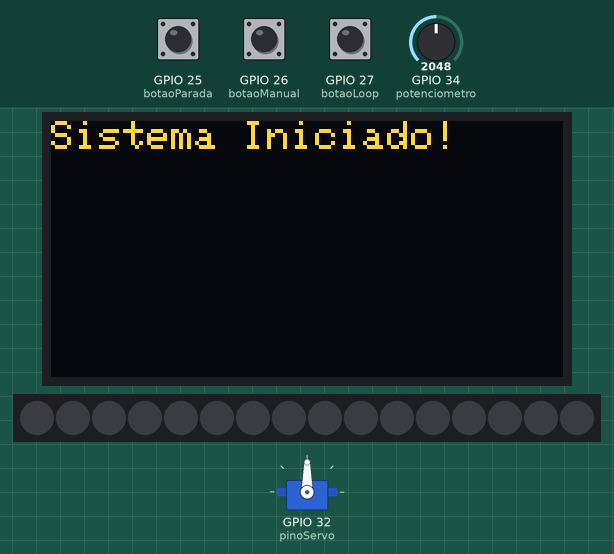
Simulated run of this sketch. Board: ESP32. Parts: 128×64 one-colour display, servo, 16 RGB LEDs in strip order, left to right. The inputs (shaded band) are chosen by the test bench; at power-on: GPIO 27 (botaoLoop) HIGH, GPIO 25 (botaoParada) HIGH, GPIO 26 (botaoManual) HIGH, GPIO 34 (potenciometro) = 2048 (analog values on the 0–4095 scale). The OLED is the two-colour kind (top 16 rows yellow).

Above: at 3.2 s.
3.3 s: GPIO 27 (botaoLoop) pulled LOW for 0.15 s
At 3.54 s:
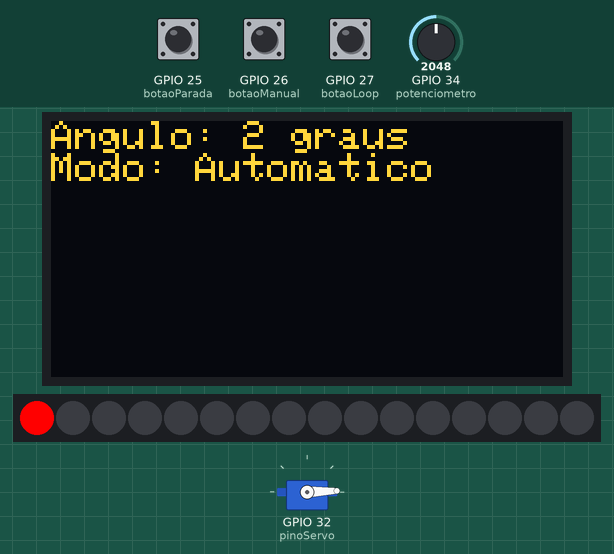
4.0 s: GPIO 25 (botaoParada) pulled LOW for 0.15 s
At 4.9 s:
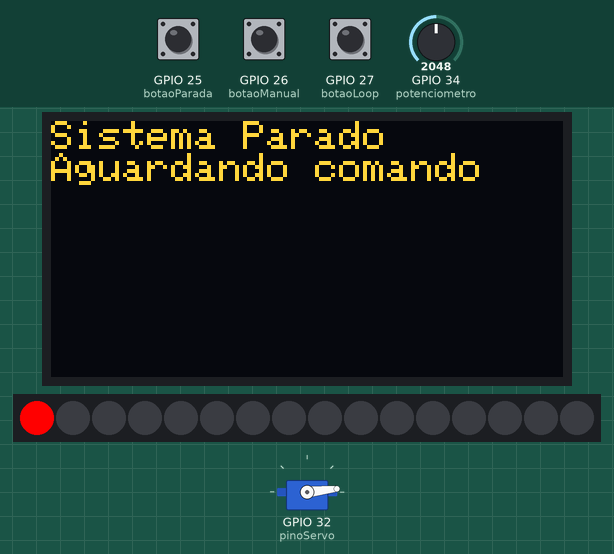
5.6 s: GPIO 26 (botaoManual) pulled LOW for 1 s
At 7.6 s:
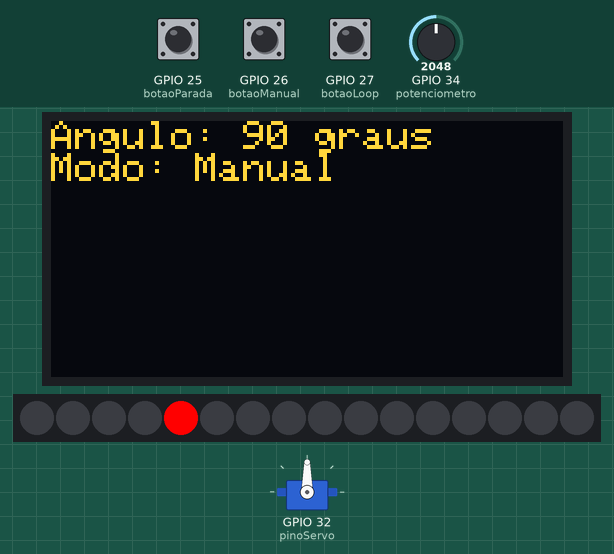
8.1 s: GPIO 27 (botaoLoop) pulled LOW for 1 s
At 8.76 s:
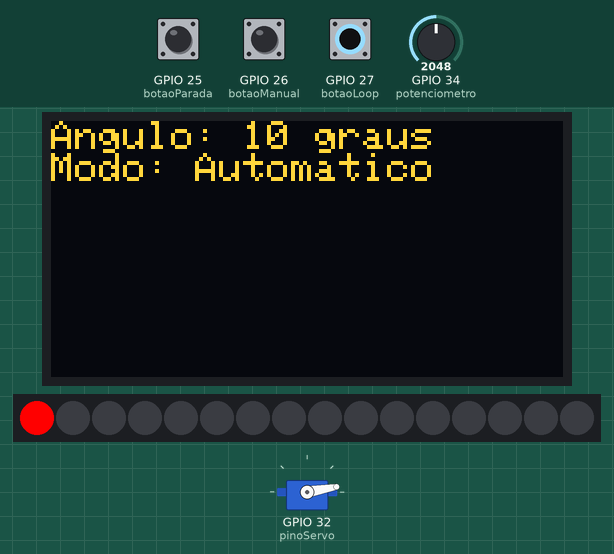
9.7 s: GPIO 25 (botaoParada) pulled LOW for 1 s
At 9.7 s:
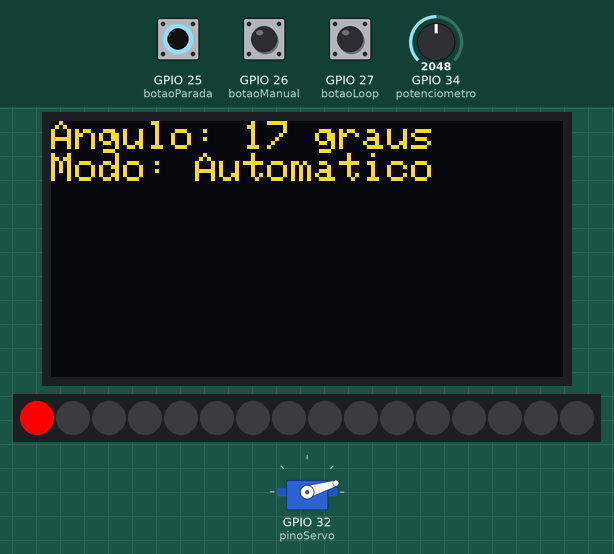
12.2 s: GPIO 27 (botaoLoop) pulled LOW for 0.15 s
At 12.56 s:
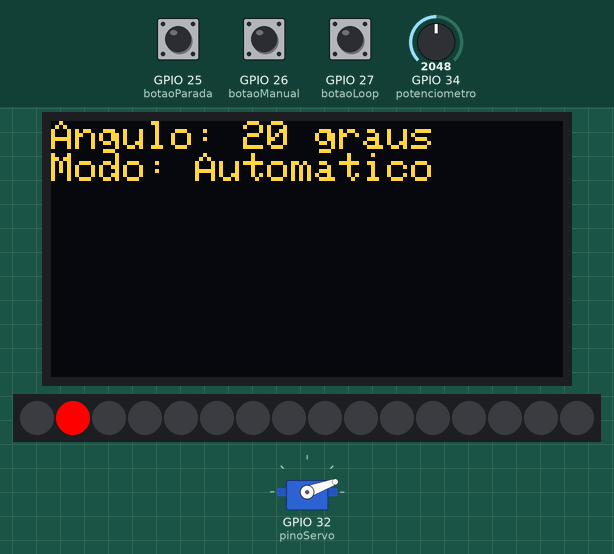
Timing chart, 0 to 16.6 s (numbered marks = the images above; inputs shaded):
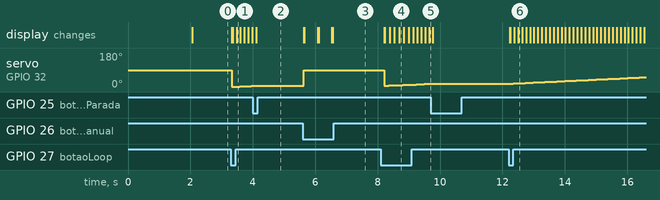

The sketch:

sketch.ino
```cpp
#include <Wire.h>                // Biblioteca para comunicação I2C
#include <Adafruit_GFX.h>        // Biblioteca para gráficos
#include <Adafruit_SSD1306.h>    // Biblioteca para o display OLED
#include <ESP32Servo.h>          // Biblioteca para controle de servo no ESP32
#include <Adafruit_NeoPixel.h>   // Biblioteca para controle do LED Ring

// Configurações do display OLED
#define SCREEN_WIDTH 128         // Largura do display OLED
#define SCREEN_HEIGHT 64         // Altura do display OLED
#define OLED_RESET -1            // Não é necessário resetar o OLED no ESP32
Adafruit_SSD1306 display(SCREEN_WIDTH, SCREEN_HEIGHT, &Wire, OLED_RESET);

// Configuração do servo motor
Servo meuServo;
const int pinoServo = 32; // Pino onde o sinal do servo está conectado (GPIO 32)

// Configuração dos pinos de botões e potenciômetro
const int botaoLoop = 27;       // Botão para iniciar o modo automático
const int botaoManual = 26;     // Botão para iniciar o modo manual
const int botaoParada = 25;     // Botão para parar o sistema
const int potenciometro = 34;   // Pino ADC do potenciômetro (entrada analógica)

// Configuração do LED Ring
#define LED_PIN 33               // Pino de controle de dados para o LED Ring
#define NUM_LEDS 16              // Quantidade de LEDs no LED Ring
Adafruit_NeoPixel strip = Adafruit_NeoPixel(NUM_LEDS, LED_PIN, NEO_GRB + NEO_KHZ800);

// Variáveis de controle do estado do sistema
int angulo = 0;                // Ângulo atual do servo
bool aumentando = true;        // Indica se o servo está aumentando ou diminuindo o ângulo
bool modoAutomatico = false;   // Indica se o sistema está no modo automático
bool modoManual = false;       // Indica se o sistema está no modo manual
bool sistemaParado = true;     // Indica se o sistema está parado

void setup() {
  // Inicia a comunicação serial para debug
  Serial.begin(115200);

  // Configura os botões como entradas com pull-up interno
  pinMode(botaoLoop, INPUT_PULLUP);
  pinMode(botaoManual, INPUT_PULLUP);
  pinMode(botaoParada, INPUT_PULLUP);

  // Configura o ADC para o potenciômetro (resolução de 12 bits, valor entre 0 e 4095)
  analogReadResolution(12);

  // Configura a comunicação I2C com os pinos SDA e SCL
  Wire.begin(21, 22); // SDA = 21, SCL = 22

  // Inicializa o display OLED no endereço I2C 0x3C
  if (!display.begin(SSD1306_SWITCHCAPVCC, 0x3C)) {
    Serial.println(F("Falha ao iniciar o display SSD1306"));
    for (;;); // Loop infinito se o display não for detectado
  }

  exibirMensagem("Sistema Iniciado!");
  delay(2000); // Pausa para exibir a mensagem inicial

  // Inicializa o servo no pino definido
  meuServo.attach(pinoServo, 500, 2500);

  // Inicializa o LED Ring
  strip.begin();
  strip.show();
}

void loop() {
  // Verifica o estado dos botões
  if (digitalRead(botaoParada) == LOW) pararSistema();
  if (digitalRead(botaoLoop) == LOW) iniciarModoAutomatico();
  if (digitalRead(botaoManual) == LOW) iniciarModoManual();

  // Executa o controle do servo de acordo com o modo selecionado
  if (modoAutomatico && !sistemaParado) moverServoAutomatico();
  if (modoManual && !sistemaParado) moverServoManual();
}

void pararSistema() {
  // Para o funcionamento do sistema
  modoAutomatico = false;
  modoManual = false;
  sistemaParado = true;
  mostrarNoDisplay("Sistema Parado", "Aguardando comando");
  meuServo.detach(); // Desliga o controle do servo
}

void iniciarModoAutomatico() {
  modoAutomatico = true;
  modoManual = false;
  sistemaParado = false;
  mostrarNoDisplay("Modo Automatico", "Iniciado");
  meuServo.attach(pinoServo, 500, 2500); // Reanexa o controle do servo
}

void iniciarModoManual() {
  modoAutomatico = false;
  modoManual = true;
  sistemaParado = false;
  mostrarNoDisplay("Modo Manual", "Use o Potenciometro");
  meuServo.attach(pinoServo, 500, 2500); // Reanexa o controle do servo
}

void moverServoAutomatico() {
  // Faz o servo se mover automaticamente de 0° a 180° e depois de volta para 0°
  if (aumentando) {
    angulo++;
    if (angulo >= 180) {
      delay(1000); // Pausa de 1 segundo ao atingir 180°
      aumentando = false;
    }
  } else {
    angulo--;
    if (angulo <= 0) {
      delay(1000); // Pausa de 1 segundo ao atingir 0°
      aumentando = true;
    }
  }

  meuServo.write(angulo);
  controlarLED(angulo);
  mostrarNoDisplay("Angulo: " + String(angulo) + " graus", "Modo: Automatico");
  delay(aumentando ? 100 : 200);
}

void moverServoManual() {
  // Controla o ângulo do servo com base no potenciômetro
  int valorPotenciometro = analogRead(potenciometro);
  int angulo = map(valorPotenciometro, 0, 4095, 0, 180);
  meuServo.write(angulo);
  controlarLED(angulo);
  mostrarNoDisplay("Angulo: " + String(angulo) + " graus", "Modo: Manual");
  delay(100);
}

void controlarLED(int angulo) {
  // Ativa o LED correspondente no LED Ring de acordo com o ângulo do servo
  int ledIndex = angulo / 20; // Cada LED corresponde a 20 graus
  if (ledIndex > 8) ledIndex = 8; // Garante que o LED 8 seja o máximo
  strip.clear();
  strip.setPixelColor(ledIndex, strip.Color(255, 0, 0)); // Ativa o LED na cor vermelha
  strip.show();
}

void mostrarNoDisplay(String mensagem1, String mensagem2) {
  // Mostra duas linhas de texto no display OLED
  display.clearDisplay();
  display.setCursor(0, 0);
  display.setTextSize(1);
  display.setTextColor(WHITE);
  display.println(mensagem1);
  display.println(mensagem2);
  display.display();
}

void exibirMensagem(String mensagem) {
  // Mostra uma única mensagem no display OLED
  display.clearDisplay();
  display.setCursor(0, 0);
  display.setTextSize(1);
  display.setTextColor(WHITE);
  display.println(mensagem);
  display.display();
}
```

Measured:
- after the input at 3.3 s, servo on GPIO 32 (pinoServo): 90° → 1° at once, → 2° 0.13 s later, → 3° 0.13 s later, → 4° 0.13 s later, … (6 changes in this stretch); the display: first changes at once (image 1 shows a later state)
- after the input at 4.0 s, servo on GPIO 32 (pinoServo): stays 6° (without the input it goes to 7° after 0.08 s); the display: changes after 0.11 s (image 2)
- after the input at 5.6 s, servo on GPIO 32 (pinoServo): 6° → 90° at once; the display: first changes at once (image 3 shows a later state)
- after the input at 8.1 s, servo on GPIO 32 (pinoServo): 90° → 7° after 0.10 s, → 8° 0.15 s later, → 9° 0.15 s later, → 10° 0.15 s later, … (11 changes in this stretch); the display: first changes after 0.10 s (image 4 shows a later state)
- after the input at 9.7 s, servo on GPIO 32 (pinoServo): stays 17° (without the input it goes to 18° after 0.05 s)
- after the input at 12.2 s, servo on GPIO 32 (pinoServo): moves from 17° to 52° over 4.3 s, starting at once; the display: first changes at once (image 6 shows a later state)
